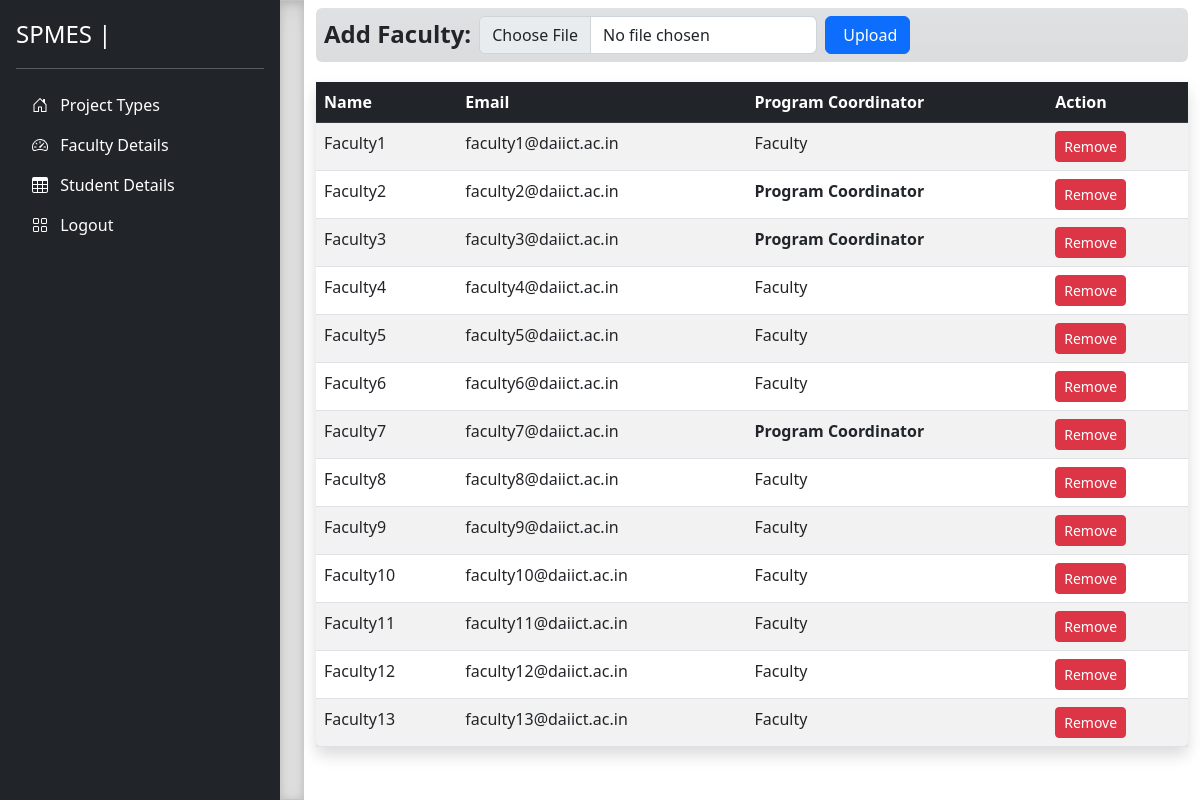
Page /sys_admin_faculty/ on the committed database.
### accounts/models.py (models this page shows, shortened)
class faculty(models.Model):
    user = models.OneToOneField(user,on_delete=models.CASCADE,primary_key=True)
    name = models.CharField(max_length=100)
    is_exminer = models.BooleanField(default=False)
    is_program_cordinator = models.BooleanField(default=False)

class user(AbstractUser):
    is_student = models.BooleanField(default=False)
    is_faculty = models.BooleanField(default=False)
    is_admin = models.BooleanField(default=False)

### accounts/sys_admin/sys_admin_view.py (the view, shortened to what this page needs)
# urls.py: path("sys_admin_faculty/",sys_admin_view.sys_add_faculty,name="sysadmin_add_faculty"),
def sys_add_faculty(request):
    edit_faculty_details = faculty_forms()
    faculty_details_data = faculty.objects.all()
    context = {'edit_faculty_form':edit_faculty_details,'faculty_details':faculty_details_data}
    return render(request, "sys_admin/add_faculty.html",context)

### accounts/sys_admin/forms.py
class faculty_forms(forms.ModelForm):
    class Meta:
        model = faculty
        fields = '__all__'

### templates/sys_admin/add_faculty.html (shortened to what this page needs)
{% extends 'sys_admin_base.html' %}
{% block body %}
<div>
    <div class = "my-2 bg-secondary bg-gradient bg-opacity-25 py-2 rounded">
        <form action=""method="POST" enctype="multipart/form-data" class="form-horizontal">
            <div class="form-group" style="display: flex;">
                <div>
                    <label for="name" class = "fs-4 mx-2"><b>Add Faculty: </b></label>
                </div>
               <div>
                    <input type="file" name="csv_file" id="csv_file" required="True" class="form-control">
                </div>
                <div >
                    <div class = "mx-2">
                        <button class="btn btn-primary" type="submit" name="addFaculty"> Upload </button>
                    </div>
                </div>
            </div>
        </form>
    </div>
    <div style="margin-top:20px">
        <table class="table table-striped shadow rounded my-2">
            <thead class = "table-dark">
                <tr>
                    <th scope="col">Name</th>
                    <th scope="col">Email</th>
                    <th scope="col">Program Coordinator</th>
                    <th scope="col">Action</th>
                </tr>
            </thead>
            <tbody>
                {% for faculty in faculty_details %}
                <tr>
                    <td>{{faculty.name}}</td>
                    <td>{{faculty.user.email}}</td>
                    <td>{% if faculty.is_program_cordinator %}<b>Program Coordinator</b>{% else %}Faculty{% endif %}</td>
                    <td>
                        <form action="{% url 'deletefaculty' faculty.user.email %}" method="post">
                            <input type="submit" class="btn btn-danger btn-sm" value="Remove">
                        </form>
                    </td>
                </tr>
                {% endfor %}
            </tbody>
        </table>
    </div>
</div>
{% endblock body %}

### rows in the picture
faculty: name "Faculty1", user.email "faculty1@daiict.ac.in", is_program_cordinator "Faculty"
faculty: name "Faculty2", user.email "faculty2@daiict.ac.in", is_program_cordinator "Program Coordinator"
faculty: name "Faculty3", user.email "faculty3@daiict.ac.in", is_program_cordinator "Program Coordinator"
faculty: name "Faculty4", user.email "faculty4@daiict.ac.in", is_program_cordinator "Faculty"
faculty: name "Faculty5", user.email "faculty5@daiict.ac.in", is_program_cordinator "Faculty"
faculty: name "Faculty6", user.email "faculty6@daiict.ac.in", is_program_cordinator "Faculty"
faculty: name "Faculty7", user.email "faculty7@daiict.ac.in", is_program_cordinator "Program Coordinator"
faculty: name "Faculty8", user.email "faculty8@daiict.ac.in", is_program_cordinator "Faculty"
faculty: name "Faculty9", user.email "faculty9@daiict.ac.in", is_program_cordinator "Faculty"
faculty: name "Faculty10", user.email "faculty10@daiict.ac.in", is_program_cordinator "Faculty"
faculty: name "Faculty11", user.email "faculty11@daiict.ac.in", is_program_cordinator "Faculty"
faculty: name "Faculty12", user.email "faculty12@daiict.ac.in", is_program_cordinator "Faculty"
faculty: name "Faculty13", user.email "faculty13@daiict.ac.in", is_program_cordinator "Faculty"
